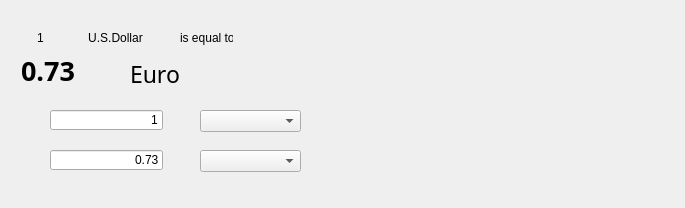
<?xml version="1.0" encoding="UTF-8"?>
<ui version="4.0">
 <class>Widget</class>
 <widget class="QWidget" name="Widget">
  <property name="geometry">
   <rect>
    <x>0</x>
    <y>0</y>
    <width>685</width>
    <height>208</height>
   </rect>
  </property>
  <property name="windowTitle">
   <string>Currency Exchange Program</string>
  </property>
  <widget class="QLineEdit" name="inputBox">
   <property name="geometry">
    <rect>
     <x>50</x>
     <y>110</y>
     <width>113</width>
     <height>20</height>
    </rect>
   </property>
   <property name="text">
    <string>1</string>
   </property>
   <property name="alignment">
    <set>Qt::AlignRight|Qt::AlignTrailing|Qt::AlignVCenter</set>
   </property>
  </widget>
  <widget class="QLineEdit" name="outputBox">
   <property name="geometry">
    <rect>
     <x>50</x>
     <y>150</y>
     <width>113</width>
     <height>20</height>
    </rect>
   </property>
   <property name="text">
    <string>0.73</string>
   </property>
   <property name="alignment">
    <set>Qt::AlignRight|Qt::AlignTrailing|Qt::AlignVCenter</set>
   </property>
  </widget>
  <widget class="QComboBox" name="currencyDropDown1">
   <property name="geometry">
    <rect>
     <x>200</x>
     <y>110</y>
     <width>101</width>
     <height>22</height>
    </rect>
   </property>
   <property name="editable">
    <bool>false</bool>
   </property>
   <property name="currentText">
    <string/>
   </property>
   <property name="currentIndex">
    <number>-1</number>
   </property>
  </widget>
  <widget class="QComboBox" name="currencyDropDown2">
   <property name="geometry">
    <rect>
     <x>200</x>
     <y>150</y>
     <width>101</width>
     <height>22</height>
    </rect>
   </property>
  </widget>
  <widget class="QCustomPlot" name="customPlot" native="true">
   <property name="geometry">
    <rect>
     <x>339</x>
     <y>19</y>
     <width>321</width>
     <height>171</height>
    </rect>
   </property>
  </widget>
  <widget class="QLabel" name="lblResultAmt">
   <property name="geometry">
    <rect>
     <x>21</x>
     <y>51</y>
     <width>101</width>
     <height>38</height>
    </rect>
   </property>
   <property name="font">
    <font>
     <family>Arial Black</family>
     <pointsize>20</pointsize>
     <weight>75</weight>
     <bold>true</bold>
    </font>
   </property>
   <property name="text">
    <string>0.73</string>
   </property>
   <property name="alignment">
    <set>Qt::AlignBottom|Qt::AlignLeading|Qt::AlignLeft</set>
   </property>
  </widget>
  <widget class="QLabel" name="lblResultType">
   <property name="geometry">
    <rect>
     <x>130</x>
     <y>60</y>
     <width>201</width>
     <height>27</height>
    </rect>
   </property>
   <property name="font">
    <font>
     <family>Arial Rounded MT Bold</family>
     <pointsize>17</pointsize>
    </font>
   </property>
   <property name="text">
    <string>Euro</string>
   </property>
   <property name="alignment">
    <set>Qt::AlignLeading|Qt::AlignLeft|Qt::AlignVCenter</set>
   </property>
  </widget>
  <widget class="QLabel" name="lblCurrAmount">
   <property name="geometry">
    <rect>
     <x>20</x>
     <y>30</y>
     <width>41</width>
     <height>16</height>
    </rect>
   </property>
   <property name="text">
    <string>1</string>
   </property>
   <property name="alignment">
    <set>Qt::AlignCenter</set>
   </property>
  </widget>
  <widget class="QLabel" name="lblCurrType">
   <property name="geometry">
    <rect>
     <x>70</x>
     <y>30</y>
     <width>91</width>
     <height>16</height>
    </rect>
   </property>
   <property name="text">
    <string>U.S.Dollar</string>
   </property>
   <property name="alignment">
    <set>Qt::AlignCenter</set>
   </property>
  </widget>
  <widget class="QLabel" name="lblIsEqual">
   <property name="geometry">
    <rect>
     <x>180</x>
     <y>30</y>
     <width>53</width>
     <height>16</height>
    </rect>
   </property>
   <property name="text">
    <string>is equal to:</string>
   </property>
  </widget>
 </widget>
 <layoutdefault spacing="6" margin="11"/>
 <customwidgets>
  <customwidget>
   <class>QCustomPlot</class>
   <extends>QWidget</extends>
   <header location="global">qcustomplot.h</header>
   <container>1</container>
  </customwidget>
 </customwidgets>
 <resources/>
 <connections/>
</ui>
